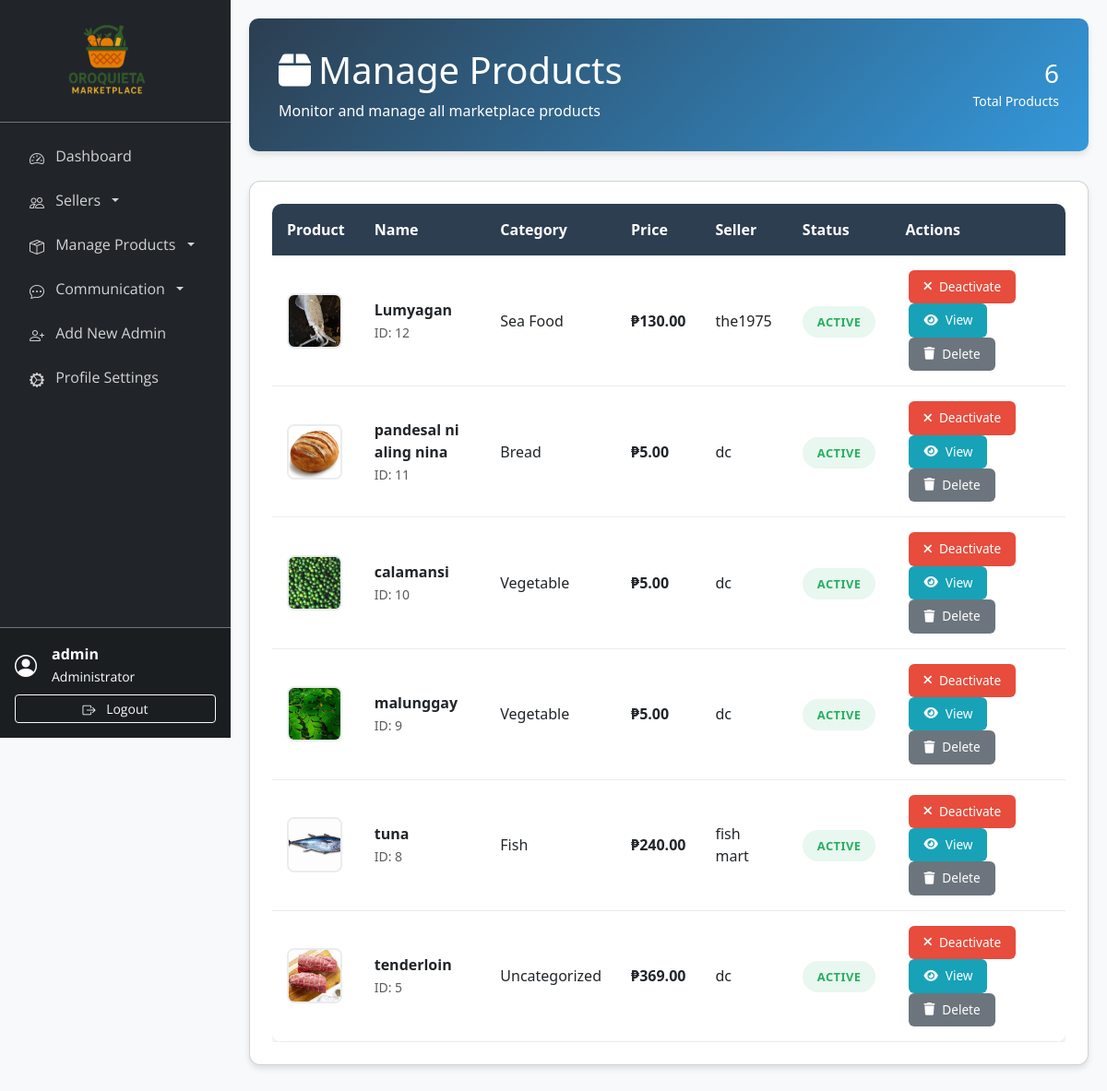
The page /admin/manage_products.php (signed in) on the database its author committed.
### tables this page shows
CREATE TABLE `products` (
  `id` int(11) NOT NULL,
  `seller_id` int(11) NOT NULL,
  `category_id` int(11) DEFAULT NULL,
  `name` varchar(255) NOT NULL,
  `description` text DEFAULT NULL,
  `price` decimal(10,2) NOT NULL,
  `stock_quantity` int(11) NOT NULL DEFAULT 0,
  `weight` decimal(10,2) DEFAULT NULL,
  `is_featured` tinyint(1) DEFAULT 0,
  `is_active` tinyint(1) DEFAULT 1,
  `created_at` timestamp NOT NULL DEFAULT current_timestamp(),
  `updated_at` timestamp NOT NULL DEFAULT current_timestamp() ON UPDATE current_timestamp()
);

CREATE TABLE `categories` (
  `id` int(11) NOT NULL,
  `name` varchar(100) NOT NULL,
  `icon` varchar(10) DEFAULT NULL COMMENT 'Emoji or icon character',
  `description` text DEFAULT NULL,
  `parent_id` int(11) DEFAULT NULL,
  `image` varchar(255) DEFAULT NULL,
  `is_active` tinyint(1) DEFAULT 1,
  `created_at` timestamp NOT NULL DEFAULT current_timestamp(),
  `updated_at` timestamp NOT NULL DEFAULT current_timestamp() ON UPDATE current_timestamp()
);

### admin/manage_products.php (the view, shortened to what this page needs)
<?php
require_once '../includes/db_connect.php';
try {
    $total_products = (int) $pdo->query("SELECT COUNT(*) FROM products")->fetchColumn();
} catch (Exception $e) {
    $total_products = 0;
}
?>
<!DOCTYPE html>
<html lang="en">
<head>
    <link href="https://cdn.jsdelivr.net/npm/bootstrap@5.3.0/dist/css/bootstrap.min.css" rel="stylesheet">
    <link href="https://cdnjs.cloudflare.com/ajax/libs/font-awesome/6.0.0/css/all.min.css" rel="stylesheet">
    <link href="https://cdn.jsdelivr.net/npm/bootstrap-icons@1.10.0/font/bootstrap-icons.css" rel="stylesheet">
</head>
<body>
    <?php include 'sidebar.php'; ?>
    <div class="main-content">
        <div class="page-header">
            <div class="d-flex justify-content-between align-items-center">
                <div>
                    <h1 class="mb-2"><i class="fas fa-box me-2"></i>Manage Products</h1>
                    <p class="mb-0">Monitor and manage all marketplace products</p>
                </div>
                <div class="text-end">
                    <h3 class="mb-0"><?php echo $total_products ?? 0; ?></h3>
                    <small>Total Products</small>
                </div>
            </div>
        </div>
        <div class="card product-card">
            <div class="card-body p-0">
                <div class="table-responsive">
                    <table class="table table-hover mb-0">
                        <thead>
                            <tr>
                                <th>Product</th>
                                <th>Name</th>
                                <th>Category</th>
                                <th>Price</th>
                                <th>Seller</th>
                                <th>Status</th>
                                <th>Actions</th>
                            </tr>
                        </thead>
                        <tbody>
                            <?php
                            $sql = "SELECT p.*, c.name AS category_name,
                                           CONCAT(COALESCE(sa.business_name, s.username)) AS seller_name,
                                           (SELECT image_path FROM product_images pi WHERE pi.product_id = p.id AND pi.is_primary = 1 LIMIT 1) AS primary_image
                                    FROM products p
                                    LEFT JOIN categories c ON p.category_id = c.id
                                    LEFT JOIN sellers s ON p.seller_id = s.id
                                    LEFT JOIN seller_applications sa ON sa.seller_id = s.id AND sa.status = 'approved'
                                    ORDER BY p.id DESC";
                            $stmt = $pdo->query($sql);
                            $products = $stmt->fetchAll();
                            if (empty($products)): ?>
                                <tr>
                                    <td colspan="7" class="text-center py-4">
                                        <div class="empty-state">
                                            <i class="fas fa-box-open"></i>
                                            <h4>No Products Found</h4>
                                            <p>There are no products to display at the moment.</p>
                                        </div>
                                    </td>
                                </tr>
                            <?php else:
                                foreach ($products as $row):
                                    $status_class = $row['is_active'] ? 'status-active' : 'status-inactive';
                                    ?>
                                    <tr class='product-row' data-status='<?php echo $row['status']; ?>'>
                                        <td>
                                            <?php if (!empty($row['primary_image']) && file_exists('../' . $row['primary_image'])): ?>
                                                <img src='<?php echo '../' . htmlspecialchars($row['primary_image']); ?>'
                                                    class='product-image' alt='Product'>
                                            <?php else: ?>
                                                <div class='product-image-placeholder'>
                                                    <i class='fas fa-image'></i>
                                                </div>
                                            <?php endif; ?>
                                        </td>
                                        <td>
                                            <strong><?php echo htmlspecialchars($row['name']); ?></strong>
                                            <br><small class="text-muted">ID: <?php echo $row['id']; ?></small>
                                        </td>
                                        <td><?php echo htmlspecialchars($row['category_name'] ?: 'Uncategorized'); ?></td>
                                        <td><strong>₱<?php echo number_format($row['price'], 2); ?></strong></td>
                                        <td><?php echo htmlspecialchars($row['seller_name'] ?: 'Unknown Seller'); ?></td>
                                        <td>
                                            <span class='status-badge <?php echo $status_class; ?>'>
                                                <?php echo $row['is_active'] ? 'Active' : 'Inactive'; ?>
                                            </span>
                                        </td>
                                        <td>
                                            <?php if ($row['is_active']): ?>
                                                <button type="button" class="btn-action btn-reject"
                                                    onclick="rejectProduct(<?php echo (int) $row['id']; ?>)">
                                                    <i class="fas fa-times"></i>Deactivate
                                                </button>
                                            <?php endif; ?>
                                            <button type="button" class="btn-action btn-view"
                                                onclick="viewProductDetails(<?php echo $row['id']; ?>)">
                                                <i class="fas fa-eye"></i>View
                                            </button>
                                            <button type="button" class="btn-action btn-delete"
                                                onclick="deleteProduct(<?php echo $row['id']; ?>)">
                                                <i class="fas fa-trash"></i>Delete
                                            </button>
                                        </td>
                                    </tr>
                                <?php endforeach; endif; ?>
                        </tbody>
                    </table>
                </div>
            </div>
        </div>
    </div>
</body>
</html>

### admin/manage_products.php (style rules this page uses)
:root { --primary-color: #2c3e50; --secondary-color: #3498db; --success-color: #27ae60; --warning-color: #f39c12; --danger-color: #e74c3c; --info-color: #17a2b8; --light-bg: #f8f9fa; --card-shadow: 0 4px 6px rgba(0, 0, 0, 0.1); }
body { background-color: var(--light-bg); font-family: 'Segoe UI', Tahoma, Geneva, Verdana, sans-serif; }
.main-content { margin-left: 250px; padding: 20px; transition: margin-left 0.3s ease; }
.page-header { background: linear-gradient(135deg, var(--primary-color), var(--secondary-color)); color: white; padding: 2rem; border-radius: 10px; margin-bottom: 2rem; box-shadow: var(--card-shadow); }
.product-card { background: white; border-radius: 12px; padding: 1.5rem; margin-bottom: 1.5rem; box-shadow: var(--card-shadow); transition: transform 0.2s ease, box-shadow 0.2s ease; }
.product-image { width: 60px; height: 60px; object-fit: cover; border-radius: 8px; border: 2px solid #e9ecef; }
.status-badge { padding: 0.5rem 1rem; border-radius: 20px; font-size: 0.8rem; font-weight: 600; text-transform: uppercase; letter-spacing: 0.5px; }
.status-active { background: #e8f7ef; color: #27ae60; }
.btn-action { padding: 0.5rem 1rem; border-radius: 6px; border: none; font-size: 0.85rem; font-weight: 500; cursor: pointer; transition: all 0.2s ease; display: inline-flex; align-items: center; gap: 0.5rem; text-decoration: none; margin: 0 0.25rem; }
.btn-reject { background-color: var(--danger-color); color: white; }
.btn-view { background-color: var(--info-color); color: white; }
.btn-delete { background-color: #6c757d; color: white; }
.table { border-radius: 10px; overflow: hidden; box-shadow: var(--card-shadow); }
.table thead th { background: var(--primary-color); color: white; border: none; padding: 1rem; font-weight: 600; }
.table tbody td { padding: 1rem; vertical-align: middle; border-bottom: 1px solid #e9ecef; }

### admin/sidebar.php (style rules this page uses)
:root { --primary-color: #2c3e50; --secondary-color: #3498db; }

### rows shown on the page
products: shows a picture, name "Lumyagan", id "12", category.name "Sea Food", price "130.00", seller_name "the1975", is_active "ACTIVE"
products: shows a picture, name "pandesal ni aling nina", id "11", category.name "Bread", price "5.00", seller_name "dc", is_active "ACTIVE"
products: shows a picture, name "calamansi", id "10", category.name "Vegetable", price "5.00", seller_name "dc", is_active "ACTIVE"
products: shows a picture, name "malunggay", id "9", category.name "Vegetable", price "5.00", seller_name "dc", is_active "ACTIVE"
products: shows a picture, name "tuna", id "8", category.name "Fish", price "240.00", seller_name "fish mart", is_active "ACTIVE"
products: shows a picture, name "tenderloin", id "5", category_name "Uncategorized", price "369.00", seller_name "dc", is_active "ACTIVE"

### other values the page prints
$_SESSION['username'] "admin"
$total_products "6"
